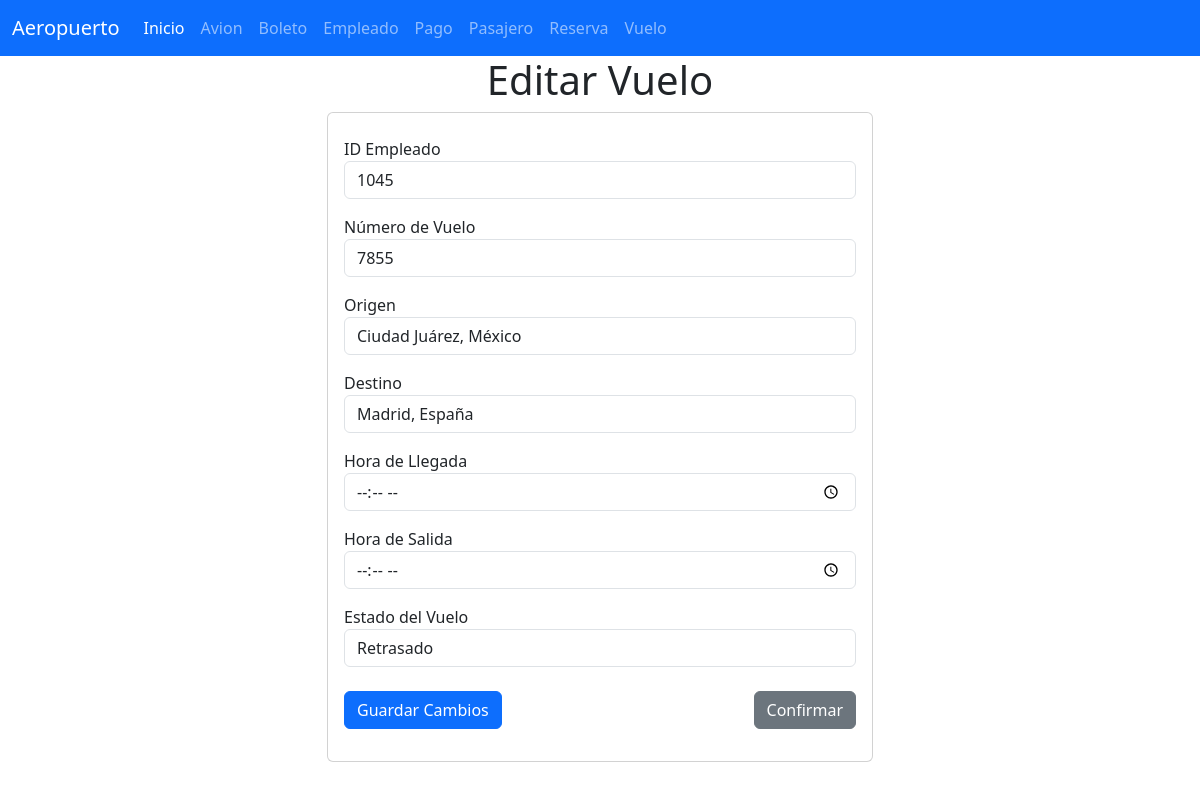
Screenshot of /editarVuelo/5/ with the database file from the repository.
### Vuelo_app/models.py (models this page shows, shortened)
class Vuelo(models.Model):
    Id_Vuelo = models.AutoField(primary_key=True)
    Id_Empleado = models.CharField(max_length=100)
    Numero_Vuelo = models.CharField(max_length=100)
    Origen = models.CharField(max_length=100)  # Asegúrate de que este campo exista
    Destino = models.CharField(max_length=100)
    Hora_llegada = models.TimeField()
    Hora_Salida = models.TimeField()
    Estado_Vuelo = models.CharField(max_length=100)

### Vuelo_app/views.py (the view, shortened to what this page needs)
# urls.py: path('editarVuelo/<int:id>/', views.editarVuelo, name='editarVuelos'),
def editarVuelo(request, id):
    vuelo = get_object_or_404(Vuelo, Id_Vuelo=id)
    return render(request, 'editarVuelo.html', {'vuelo': vuelo})

### Vuelo_app/templates/editarVuelo.html (shortened to what this page needs)
{% extends "base.html" %}
{% block cuerpo %}
<div class="row">
  <div class="col-sm-12 col-md-6 offset-md-3">
    <h1 class="text-center">Editar Vuelo</h1>
    <div class="card">
      <div class="card-body">
        <form method="POST">
          <div class="form-group py-2">
            <label for="txtId_Empleado">ID Empleado</label>
            <input
              type="text"
              id="txtId_Empleado"
              name="txtId_Empleado"
              class="form-control"
              value="{{ vuelo.Id_Empleado }}"
              required>
          </div>
          <div class="form-group py-2">
            <label for="txtNumero_Vuelo">Número de Vuelo</label>
            <input
              type="text"
              id="txtNumero_Vuelo"
              name="txtNumero_Vuelo"
              class="form-control"
              value="{{ vuelo.Numero_Vuelo }}"
              required>
          </div>
          <div class="form-group py-2">
            <label for="txtOrigen">Origen</label>
            <input
              type="text"
              id="txtOrigen"
              name="txtOrigen"
              class="form-control"
              value="{{ vuelo.Origen }}"
              required>
          </div>
          <div class="form-group py-2">
            <label for="txtDestino">Destino</label>
            <input
              type="text"
              id="txtDestino"
              name="txtDestino"
              class="form-control"
              value="{{ vuelo.Destino }}"
              required>
          </div>
          <div class="form-group py-2">
            <label for="txtHora_llegada">Hora de Llegada</label>
            <input
              type="time"
              id="txtHora_llegada"
              name="txtHora_llegada"
              class="form-control"
              value="{{ vuelo.Hora_llegada }}"
              required>
          </div>
          <div class="form-group py-2">
            <label for="txtHora_Salida">Hora de Salida</label>
            <input
              type="time"
              id="txtHora_Salida"
              name="txtHora_Salida"
              class="form-control"
              value="{{ vuelo.Hora_Salida }}"
              required>
          </div>
          <div class="form-group py-2">
            <label for="txtEstado_Vuelo">Estado del Vuelo</label>
            <input
              type="text"
              id="txtEstado_Vuelo"
              name="txtEstado_Vuelo"
              class="form-control"
              value="{{ vuelo.Estado_Vuelo }}"
              required>
          </div>
          <div class="form-group py-3 d-flex justify-content-between">
            <button type="submit" class="btn btn-primary">Guardar Cambios</button>
            <a href="{% url 'Vuelo' %}" class="btn btn-secondary">Confirmar</a>
          </div>
        </form>
      </div>
    </div>
  </div>
</div>
{% endblock %}

### rows the page displays
Vuelo: txtId_Empleado "1045", txtNumero_Vuelo "7855", txtOrigen "Ciudad Juárez, México", txtDestino "Madrid, España", txtEstado_Vuelo "Retrasado"
